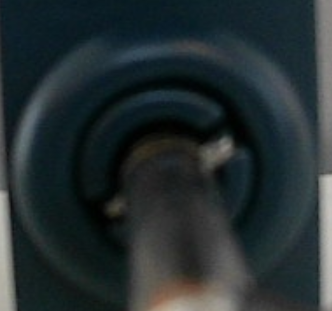
#> input picture src/angle/2025-06-07195522.png, 332 x 311 px
$ python -i Canny.py   (imports and definitions only)
#> lines starting #> are read from the running program, lines starting #| are printed output that depends on the picture; after the words box and inside, x2 and y2 are one past the last pixel; in counts of white or black regions, pixels touching at a corner belong together
import cv2
import numpy as np
import os
import glob
from tqdm import tqdm

# --- 参数设置 ---
# 目录路径
INPUT_DIR = 'src/angle/cutResult'  # 输入裁剪后的图片目录
OUTPUT_DIR = 'src/angle/cannyResult'  # 输出基本目录

# 创建三个子目录分别存放不同类型的结果
BINARY_DIR = os.path.join(OUTPUT_DIR, 'binary')  # 二值化结果目录
EDGES_DIR = os.path.join(OUTPUT_DIR, 'edges')    # 边缘检测结果目录
COMPOSITE_DIR = os.path.join(OUTPUT_DIR, 'composite')  # 组合图像结果目录

# 阈值分割参数
THRESHOLD_VALUE = 20  # 灰度阈值

# Canny边缘检测参数
CANNY_LOW_THRESHOLD = 50
CANNY_HIGH_THRESHOLD = 150

def process_image(img_path):
    """
    处理单张图片，进行边缘检测并保存不同结果到各自文件夹

    Args:
        img_path (str): 输入图片路径

    Returns:
        bool: 处理是否成功
    """
#> called with img_path = '2025-06-07195522.png'
    # 获取文件名（不含路径和扩展名）
    filename = os.path.basename(img_path)
    base_name = os.path.splitext(filename)[0]

    # 加载原始图像
    img = cv2.imread(img_path)
#> img is the input picture: shape (311, 332, 3); mean B, G, R 49.1, 46.8, 37.1
    if img is None:
        return False

    # 图像预处理 - 转换为灰度图
    gray = cv2.cvtColor(img, cv2.COLOR_BGR2GRAY)

    # 阈值分割 - 应用二值化阈值处理（反转二值化）
    _, binary_img = cv2.threshold(gray, THRESHOLD_VALUE, 255, cv2.THRESH_BINARY_INV)
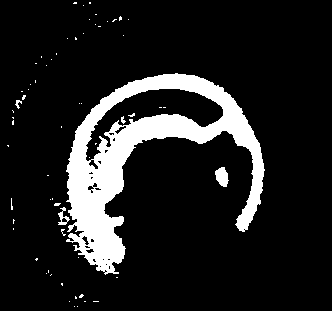
#> binary_img: shape (311, 332); 12.7% white; 64 white regions (59 under 20 px), largest, box (x1, y1, x2, y2) and area: (66, 73, 265, 275) 12540, (215, 167, 229, 187) 193, (58, 207, 70, 225) 91, (15, 100, 22, 109) 30, (121, 116, 126, 124) 22

    # 保存二值化结果到binary文件夹
    binary_path = os.path.join(BINARY_DIR, f'{base_name}.png')
    cv2.imwrite(binary_path, binary_img)

    # 边缘检测 - 应用Canny边缘检测
    edges = cv2.Canny(binary_img, CANNY_LOW_THRESHOLD, CANNY_HIGH_THRESHOLD)
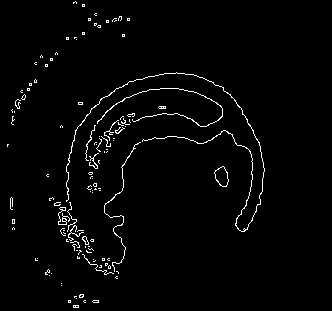
#> edges: shape (311, 332); 2.2% white in thin lines or dots, all inside (x1, y1, x2, y2) = (7, 1, 265, 308)

    # 保存边缘检测结果到edges文件夹
    edges_path = os.path.join(EDGES_DIR, f'{base_name}.png')
    cv2.imwrite(edges_path, edges)

    # 保存带有边缘的原图到composite文件夹
    edges_color = cv2.cvtColor(edges, cv2.COLOR_GRAY2BGR)
    img_with_edges = cv2.addWeighted(img, 0.8, edges_color, 0.2, 0)
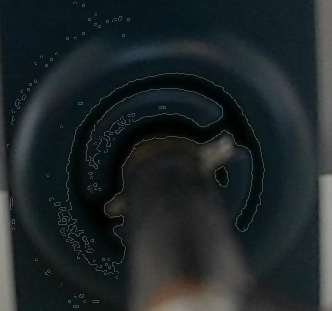
#> img_with_edges: shape (311, 332, 3); mean B, G, R 40.4, 38.6, 30.8
    composite_path = os.path.join(COMPOSITE_DIR, f'{base_name}.png')
    cv2.imwrite(composite_path, img_with_edges)

    return True

def main():
    # 创建各输出目录
    os.makedirs(OUTPUT_DIR, exist_ok=True)
    os.makedirs(BINARY_DIR, exist_ok=True)
    os.makedirs(EDGES_DIR, exist_ok=True)
    os.makedirs(COMPOSITE_DIR, exist_ok=True)

    # 获取所有图片文件
    image_extensions = ['*.jpg', '*.jpeg', '*.png', '*.bmp']
    image_files = []
    for ext in image_extensions:
        image_files.extend(glob.glob(os.path.join(INPUT_DIR, ext)))
        image_files.extend(glob.glob(os.path.join(INPUT_DIR, ext.upper())))

    if not image_files:
        print(f"在 {INPUT_DIR} 中没有找到图片文件")
        return

    print(f"开始处理 {len(image_files)} 个图片...")

    # 处理每张图片
    success_count = 0
    failed_count = 0

    for img_path in tqdm(image_files):
        if process_image(img_path):
            success_count += 1
        else:
            failed_count += 1
            print(f"无法处理图片: {img_path}")

    print(f"\n处理完成:")
    print(f"- 成功处理: {success_count} 张图片")
    print(f"- 处理失败: {failed_count} 张图片")
    print(f"结果已保存到以下目录:")
    print(f"- 二值化图像: {BINARY_DIR}")
    print(f"- 边缘检测图像: {EDGES_DIR}")
    print(f"- 组合效果图像: {COMPOSITE_DIR}")

# [2 lines not run here, left out]

>>> result = process_image('2025-06-07195522.png')
